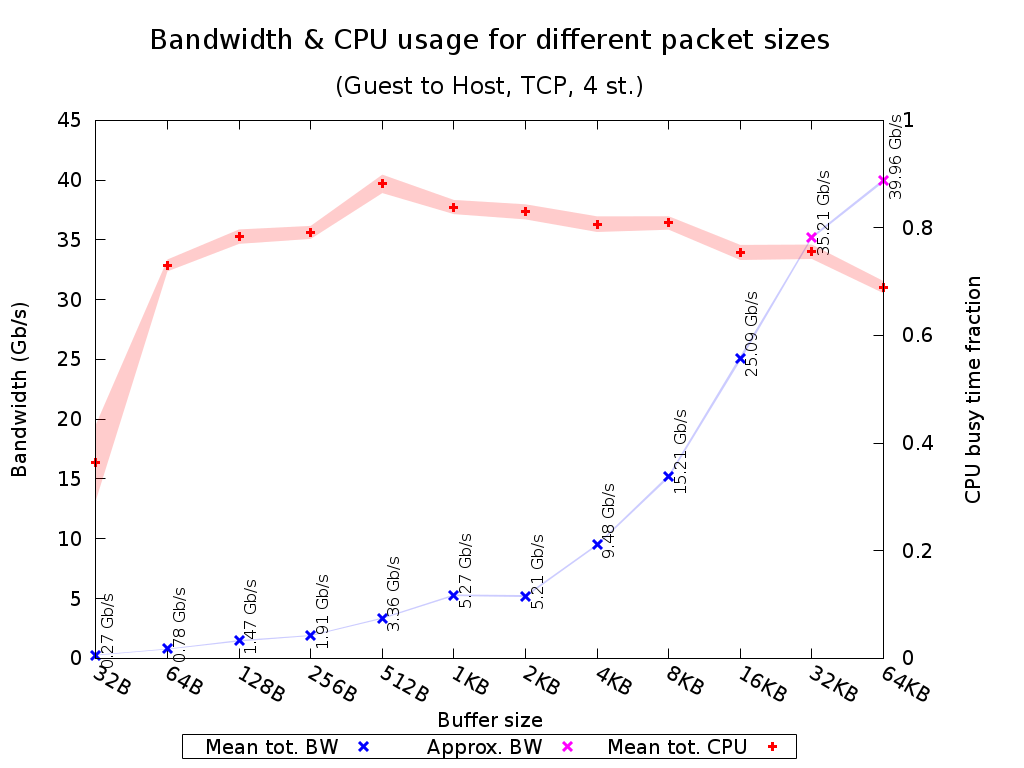

The gnuplot source for this figure:
set terminal pngcairo nocrop enhanced size 1024,768 font "Verdana,15"
set output "TCP_4_st_2015_07_24_22-09-54_g2h_summary.png"

set title "{/=20 Bandwidth \\& CPU usage for different packet sizes}\n\n{/=18 (Guest to Host, TCP, 4 st.)}"

set xlabel "Buffer size"
set ylabel "Bandwidth (Gb/s)"
set ytics nomirror
set y2label "CPU busy time fraction"
set y2tics nomirror
set y2range [0:1]
set key bmargin center horizontal box samplen 1 width -1
set bmargin 4.6
set logscale x 2
set xtics rotate by -30

set style fill transparent solid 0.2 noborder
plot "TCP_4_st_2015_07_24_22-09-54_g2h_iperf_summary.dat" using 2:($3/1073741824.0-$4/1073741824.0):($3/1073741824.0+$4/1073741824.0) with filledcurves lc rgb "blue" notitle, \
     "" using 2:($1 != 0 ? $3/1073741824.0 : 1/0):xtic($2 < 1024.0 ? sprintf("%.0fB", $2) : ($2 < 1048576.0 ? sprintf("%.0fKB", $2/1024.0) : sprintf("%.0fMB", $2/1048576.0))) with points pt 2 ps 1.5 lw 3 lc rgb "blue" title "Mean tot. BW", \
     "" using 2:($1 == 0 ? $3/1073741824.0 : 1/0):xtic($2 < 1024.0 ? sprintf("%.0fB", $2) : ($2 < 1048576.0 ? sprintf("%.0fKB", $2/1024.0) : sprintf("%.0fMB", $2/1048576.0))) with points pt 2 ps 1.5 lw 3 lc rgb "magenta" title "Approx. BW", \
     "" using 2:($3/1073741824.0):(sprintf("%.2f Gb/s", $3/1073741824.0)) with labels offset 0.9,1.0 rotate by 90 font ",12" notitle, \
     "TCP_4_st_2015_07_24_22-09-54_g2h_mpstat_summary.dat" using 1:($2-$3):($2+$3) with filledcurves lc rgb "red" axes x1y2 notitle, \
     "" using 1:2 with points pt 1 ps 1.5 lw 3 lc rgb "red" axes x1y2 title "Mean tot. CPU"
